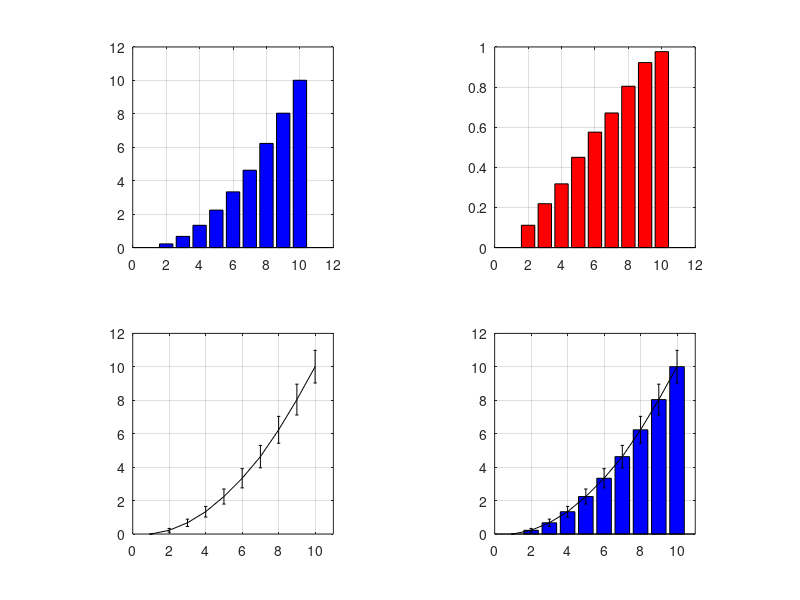

Write MATLAB code to recreate this figure.
clear 
D=10;
data = randn(1000,D);
v = 1:D;
multi = linspace(0,1,D);
for i=1:D
    data(:,i) = data(:,i)+v(i);
    data(:,i) = data(:,i)*multi(i);
end

subplot(2,2,1), axis square, hold on, grid on, box on
bar(1:D, mean(data), 'b')

subplot(2,2,2), axis square, hold on, grid on, box on
bar(1:D, std(data), 'r')

subplot(2,2,3), axis square, hold on, grid on, box on, xlim([0 D+1])
errorbar(1:D, mean(data), std(data), 'k')

subplot(2,2,4), axis square, hold on, grid on, box on, xlim([0 D+1])
bar(1:D, mean(data), 'b')
errorbar(1:D, mean(data), std(data), 'k')
